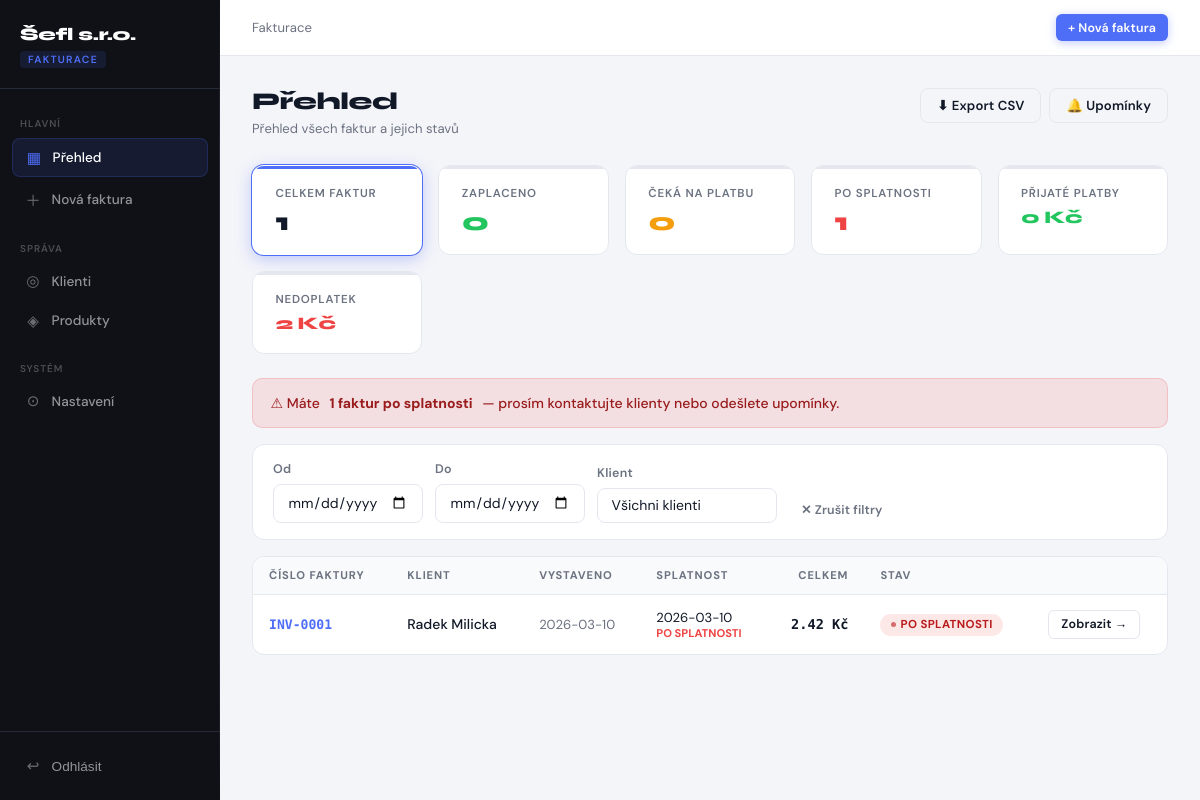
The page / (signed in) on the database its author committed.
### tables this page shows
CREATE TABLE invoices (
    id              INTEGER PRIMARY KEY AUTOINCREMENT,
    invoice_number  TEXT    NOT NULL UNIQUE,
    client_id       INTEGER NOT NULL REFERENCES clients(id),
    issue_date      TEXT    NOT NULL,
    due_date        TEXT    NOT NULL,
    subtotal        REAL    NOT NULL DEFAULT 0,
    tax_rate        REAL    NOT NULL DEFAULT 21,
    tax_amount      REAL    NOT NULL DEFAULT 0,
    total           REAL    NOT NULL DEFAULT 0,
    status          TEXT    NOT NULL DEFAULT 'unpaid'
                            CHECK(status IN ('unpaid','paid','overdue')),
    notes           TEXT,
    last_sent       TEXT,
    last_reminded   TEXT,
    paid_at         TEXT,
    created_at      TEXT    NOT NULL DEFAULT (datetime('now')),
    updated_at      TEXT    NOT NULL DEFAULT (datetime('now'))
);

CREATE TABLE clients (
    id          INTEGER PRIMARY KEY AUTOINCREMENT,
    name        TEXT    NOT NULL,
    company     TEXT,
    email       TEXT    UNIQUE,
    phone       TEXT,
    address     TEXT,
    created_at  TEXT    NOT NULL DEFAULT (datetime('now')),
    updated_at  TEXT    NOT NULL DEFAULT (datetime('now'))
);

### app.py (the view)
@app.route('/')
@login_required
def index():
    stats      = get_invoice_stats()
    invoices   = get_all_invoices()
    clients    = get_all_clients()
    client_map = {c['id']: c['name'] for c in clients}
    return render_template('index.html', invoices=invoices, client_map=client_map, stats=stats)

### app.py (called while the page is built)
def login_required(f):
    @wraps(f)
    def decorated(*args, **kwargs):
        if not session.get('logged_in'):
            return redirect(url_for('login', next=request.path))
        return f(*args, **kwargs)
    return decorated

### database.py (called while the page is built)
def get_connection():
    conn = sqlite3.connect(DB_PATH)
    conn.row_factory = sqlite3.Row          # access columns by name
    conn.execute('PRAGMA foreign_keys = ON')
    conn.execute('PRAGMA journal_mode = WAL')
    return conn

@contextmanager
def get_db():
    conn = get_connection()
    try:
        yield conn
        conn.commit()
    except Exception:
        conn.rollback()
        raise
    finally:
        conn.close()

def _row_to_dict(row):
    return dict(row) if row else None

def _rows_to_list(rows):
    return [dict(r) for r in rows]

def get_all_clients():
    with get_db() as conn:
        rows = conn.execute('SELECT * FROM clients ORDER BY name').fetchall()
    return _rows_to_list(rows)

def get_all_invoices(with_items=False):
    with get_db() as conn:
        rows = conn.execute('SELECT * FROM invoices ORDER BY issue_date DESC').fetchall()
        invoices = _rows_to_list(rows)
        if with_items:
            for inv in invoices:
                _attach_items(conn, inv)
    return invoices

def check_overdue(conn=None):
    today = date.today().isoformat()
    close_conn = conn is None
    if conn is None:
        conn = get_connection()
    try:
        cur = conn.execute(
            "UPDATE invoices SET status='overdue' WHERE status='unpaid' AND due_date < ?",
            (today,)
        )
        conn.commit()
        return cur.rowcount
    finally:
        if close_conn:
            conn.close()

def get_invoice_stats():
    with get_db() as conn:
        check_overdue(conn)
        row = conn.execute('''
            SELECT
                COUNT(*)                                        as total,
                SUM(status='paid')                              as paid,
                SUM(status='unpaid')                            as unpaid,
                SUM(status='overdue')                           as overdue,
                COALESCE(SUM(CASE WHEN status='paid' THEN total END), 0)    as revenue,
                COALESCE(SUM(CASE WHEN status IN ('unpaid','overdue') THEN total END), 0) as outstanding
            FROM invoices
        ''').fetchone()
    return _row_to_dict(row)

### templates/index.html (shortened to what this page needs)
{% extends "base.html" %}
{% block content %}
<div class="page-header">
  <div>
    <h1>Přehled</h1>
    <div class="page-desc">Přehled všech faktur a jejich stavů</div>
  </div>
  <div class="page-actions">
    <a href="/export/invoices/csv" class="btn btn-outline">⬇ Export CSV</a>
    <form method="post" action="/reminders/send" style="margin:0;">
      <button type="submit" class="btn btn-outline" title="Odeslat upomínky klientům po splatnosti">🔔 Upomínky</button>
    </form>
  </div>
</div>
<div class="stats-grid">
  <div class="stat-card stat-clickable" data-filter="all">
    <div class="label">Celkem faktur</div>
    <div class="value">{{ stats.total }}</div>
  </div>
  <div class="stat-card stat-clickable" data-filter="paid">
    <div class="label">Zaplaceno</div>
    <div class="value" style="color:var(--green)">{{ stats.paid }}</div>
  </div>
  <div class="stat-card stat-clickable" data-filter="unpaid">
    <div class="label">Čeká na platbu</div>
    <div class="value" style="color:var(--amber)">{{ stats.unpaid }}</div>
  </div>
  <div class="stat-card stat-clickable" data-filter="overdue">
    <div class="label">Po splatnosti</div>
    <div class="value" style="color:var(--red)">{{ stats.overdue }}</div>
  </div>
  <div class="stat-card">
    <div class="label">Přijaté platby</div>
    <div class="value" style="font-size:1.1rem; color:var(--green)">{{ "%.0f"|format(stats.revenue) }} Kč</div>
  </div>
  <div class="stat-card">
    <div class="label">Nedoplatek</div>
    <div class="value" style="font-size:1.1rem; color:var(--red)">{{ "%.0f"|format(stats.outstanding) }} Kč</div>
  </div>
</div>
{% if stats.overdue > 0 %}
<div class="alert alert-danger">
  ⚠ Máte <strong>{{ stats.overdue }} faktur po splatnosti</strong> — prosím kontaktujte klienty nebo odešlete upomínky.
</div>
{% endif %}
<div class="card" style="padding:1rem 1.25rem; margin-bottom:1rem;">
  <div style="display:flex; flex-wrap:wrap; gap:0.75rem; align-items:flex-end;">
    <div>
      <label>Od</label>
      <input type="date" id="filterFrom" style="width:150px;">
    </div>
    <div>
      <label>Do</label>
      <input type="date" id="filterTo" style="width:150px;">
    </div>
    <div>
      <label>Klient</label>
      <select id="filterClient" style="width:180px;">
        <option value="">Všichni klienti</option>
      </select>
    </div>
    <button class="btn btn-ghost btn-sm" id="clearFilters" style="align-self:flex-end;">✕ Zrušit filtry</button>
  </div>
</div>
<div class="card" style="padding:0; overflow:hidden;">
  <table id="invoiceTable">
    <thead>
      <tr>
        <th>Číslo faktury</th>
        <th>Klient</th>
        <th>Vystaveno</th>
        <th>Splatnost</th>
        <th style="text-align:right;">Celkem</th>
        <th>Stav</th>
        <th></th>
      </tr>
    </thead>
    <tbody>
      {% for inv in invoices|sort(attribute='id', reverse=True) %}
      <tr
        data-status="{{ inv.status }}"
        data-client="{{ client_map.get(inv.client_id, '') }}"
        data-issue="{{ inv.issue_date }}"
        data-due="{{ inv.due_date }}"
      >
        <td>
          <a href="/invoices/{{ inv.id }}" style="font-family:'DM Mono',monospace; font-size:0.82rem; font-weight:600; color:var(--accent); text-decoration:none;">
            {{ inv.invoice_number }}
          </a>
        </td>
        <td style="font-weight:500;">{{ client_map.get(inv.client_id, '—') }}</td>
        <td style="color:var(--muted); font-size:0.82rem;">{{ inv.issue_date }}</td>
        <td style="font-size:0.82rem;">
          {{ inv.due_date }}
          {% if inv.status == 'overdue' %}
            <span style="color:var(--red); font-size:0.7rem; font-weight:700; display:block;">PO SPLATNOSTI</span>
          {% endif %}
        </td>
        <td style="text-align:right; font-weight:700; font-family:'DM Mono',monospace; font-size:0.85rem;">{{ "%.2f"|format(inv.total) }} Kč</td>
        <td>
          <span class="badge badge-{{ inv.status }}">
            {% if inv.status == 'paid' %}zaplaceno
            {% elif inv.status == 'unpaid' %}čeká
            {% elif inv.status == 'overdue' %}po splatnosti
            {% else %}{{ inv.status }}{% endif %}
          </span>
        </td>
        <td>
          <a href="/invoices/{{ inv.id }}" class="btn btn-outline btn-sm">Zobrazit →</a>
        </td>
      </tr>
      {% endfor %}
    </tbody>
  </table>
</div>
{% endblock %}

### rows shown on the page
invoices: invoice_number "INV-0001", issue_date "2026-03-10", due_date "2026-03-10", status "PO SPLATNOSTI", total "2.42"
clients: get "Radek Milicka"

### other values the page prints
{{ stats.total }} "1"
{{ stats.paid }} "0"
{{ stats.unpaid }} "0"
{{ stats.overdue }} "1"
{{ "%.0f"|format(stats.revenue) }} "0"
{{ "%.0f"|format(stats.outstanding) }} "2"
